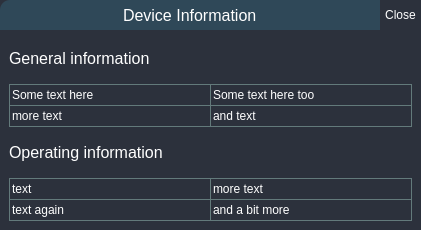
<?xml version="1.0" encoding="UTF-8"?>
<ui version="4.0">
 <class>DeviceInfoDialog</class>
 <widget class="QDialog" name="DeviceInfoDialog">
  <property name="windowModality">
   <enum>Qt::WindowModal</enum>
  </property>
  <property name="geometry">
   <rect>
    <x>0</x>
    <y>0</y>
    <width>421</width>
    <height>230</height>
   </rect>
  </property>
  <property name="sizePolicy">
   <sizepolicy hsizetype="Minimum" vsizetype="Minimum">
    <horstretch>0</horstretch>
    <verstretch>0</verstretch>
   </sizepolicy>
  </property>
  <property name="windowTitle">
   <string>Dialog</string>
  </property>
  <property name="styleSheet">
   <string notr="true">* {
	border: none;
	background-color: transparent;
	background: transparent;
	padding: 0;
	margin: 0;
	color: #fff;
}

#DeviceInfoDialog {
	background-color: #2c313c;
}

#frame_2 {
	border-top-left-radius: 10px;
	background-color: #2F4858;
	border: none;
}

 #frame{
	border-top-right-radius: 10px;
	background-color: #2c313c;
	border: none;
}

#generalInfoFrame, #operatingInfoFrame {
	border-top: 1px solid;
	border-left: 1px solid;
	border-color: #637A7B
}

QLineEdit {
	min-width: 200px;
	min-height: 20 px;
	border-right: 1px solid;
	border-bottom: 1px solid;
	border-color: #637A7B
}

QLabel {
	min-height: 30px;
	font-size: 12pt;
}</string>
  </property>
  <layout class="QVBoxLayout" name="verticalLayout">
   <property name="spacing">
    <number>0</number>
   </property>
   <property name="leftMargin">
    <number>0</number>
   </property>
   <property name="topMargin">
    <number>0</number>
   </property>
   <property name="rightMargin">
    <number>0</number>
   </property>
   <property name="bottomMargin">
    <number>0</number>
   </property>
   <item>
    <widget class="QFrame" name="ToolboxFrame">
     <property name="minimumSize">
      <size>
       <width>0</width>
       <height>30</height>
      </size>
     </property>
     <property name="frameShape">
      <enum>QFrame::StyledPanel</enum>
     </property>
     <property name="frameShadow">
      <enum>QFrame::Raised</enum>
     </property>
     <layout class="QHBoxLayout" name="horizontalLayout">
      <property name="spacing">
       <number>0</number>
      </property>
      <property name="leftMargin">
       <number>0</number>
      </property>
      <property name="topMargin">
       <number>0</number>
      </property>
      <property name="rightMargin">
       <number>0</number>
      </property>
      <property name="bottomMargin">
       <number>0</number>
      </property>
      <item>
       <widget class="QFrame" name="frame_2">
        <property name="sizePolicy">
         <sizepolicy hsizetype="Expanding" vsizetype="Preferred">
          <horstretch>0</horstretch>
          <verstretch>0</verstretch>
         </sizepolicy>
        </property>
        <property name="maximumSize">
         <size>
          <width>16777215</width>
          <height>30</height>
         </size>
        </property>
        <property name="frameShape">
         <enum>QFrame::StyledPanel</enum>
        </property>
        <property name="frameShadow">
         <enum>QFrame::Raised</enum>
        </property>
        <layout class="QHBoxLayout" name="horizontalLayout_3">
         <property name="spacing">
          <number>0</number>
         </property>
         <property name="leftMargin">
          <number>5</number>
         </property>
         <property name="topMargin">
          <number>0</number>
         </property>
         <property name="rightMargin">
          <number>5</number>
         </property>
         <property name="bottomMargin">
          <number>0</number>
         </property>
         <item alignment="Qt::AlignHCenter">
          <widget class="QLabel" name="label_3">
           <property name="sizePolicy">
            <sizepolicy hsizetype="Expanding" vsizetype="Preferred">
             <horstretch>0</horstretch>
             <verstretch>0</verstretch>
            </sizepolicy>
           </property>
           <property name="maximumSize">
            <size>
             <width>16777215</width>
             <height>30</height>
            </size>
           </property>
           <property name="text">
            <string>Device Information</string>
           </property>
          </widget>
         </item>
        </layout>
       </widget>
      </item>
      <item alignment="Qt::AlignRight">
       <widget class="QFrame" name="frame">
        <property name="frameShape">
         <enum>QFrame::StyledPanel</enum>
        </property>
        <property name="frameShadow">
         <enum>QFrame::Raised</enum>
        </property>
        <layout class="QHBoxLayout" name="horizontalLayout_2">
         <property name="spacing">
          <number>0</number>
         </property>
         <property name="leftMargin">
          <number>5</number>
         </property>
         <property name="topMargin">
          <number>0</number>
         </property>
         <property name="rightMargin">
          <number>5</number>
         </property>
         <property name="bottomMargin">
          <number>0</number>
         </property>
         <item alignment="Qt::AlignHCenter">
          <widget class="QPushButton" name="pushButton">
           <property name="maximumSize">
            <size>
             <width>50</width>
             <height>30</height>
            </size>
           </property>
           <property name="text">
            <string>Close</string>
           </property>
          </widget>
         </item>
        </layout>
       </widget>
      </item>
     </layout>
    </widget>
   </item>
   <item alignment="Qt::AlignTop">
    <widget class="QFrame" name="Frame">
     <property name="enabled">
      <bool>true</bool>
     </property>
     <property name="sizePolicy">
      <sizepolicy hsizetype="MinimumExpanding" vsizetype="MinimumExpanding">
       <horstretch>0</horstretch>
       <verstretch>0</verstretch>
      </sizepolicy>
     </property>
     <property name="minimumSize">
      <size>
       <width>0</width>
       <height>200</height>
      </size>
     </property>
     <property name="frameShape">
      <enum>QFrame::StyledPanel</enum>
     </property>
     <property name="frameShadow">
      <enum>QFrame::Raised</enum>
     </property>
     <layout class="QVBoxLayout" name="verticalLayout_2">
      <item>
       <widget class="QLabel" name="label">
        <property name="sizePolicy">
         <sizepolicy hsizetype="Expanding" vsizetype="Minimum">
          <horstretch>0</horstretch>
          <verstretch>0</verstretch>
         </sizepolicy>
        </property>
        <property name="minimumSize">
         <size>
          <width>100</width>
          <height>30</height>
         </size>
        </property>
        <property name="text">
         <string>General information</string>
        </property>
       </widget>
      </item>
      <item alignment="Qt::AlignTop">
       <widget class="QFrame" name="generalInfoFrame">
        <property name="frameShape">
         <enum>QFrame::StyledPanel</enum>
        </property>
        <property name="frameShadow">
         <enum>QFrame::Raised</enum>
        </property>
        <layout class="QFormLayout" name="formLayout">
         <property name="horizontalSpacing">
          <number>0</number>
         </property>
         <property name="verticalSpacing">
          <number>0</number>
         </property>
         <property name="leftMargin">
          <number>0</number>
         </property>
         <property name="topMargin">
          <number>0</number>
         </property>
         <property name="rightMargin">
          <number>0</number>
         </property>
         <property name="bottomMargin">
          <number>0</number>
         </property>
         <item row="0" column="0">
          <widget class="QLineEdit" name="lineEdit">
           <property name="text">
            <string>Some text here</string>
           </property>
          </widget>
         </item>
         <item row="0" column="1">
          <widget class="QLineEdit" name="lineEdit_2">
           <property name="text">
            <string>Some text here too</string>
           </property>
          </widget>
         </item>
         <item row="1" column="0">
          <widget class="QLineEdit" name="lineEdit_3">
           <property name="text">
            <string>more text</string>
           </property>
          </widget>
         </item>
         <item row="1" column="1">
          <widget class="QLineEdit" name="lineEdit_4">
           <property name="text">
            <string>and text</string>
           </property>
          </widget>
         </item>
        </layout>
       </widget>
      </item>
      <item>
       <widget class="QLabel" name="label_2">
        <property name="text">
         <string>Operating information</string>
        </property>
       </widget>
      </item>
      <item alignment="Qt::AlignTop">
       <widget class="QFrame" name="operatingInfoFrame">
        <property name="sizePolicy">
         <sizepolicy hsizetype="MinimumExpanding" vsizetype="MinimumExpanding">
          <horstretch>0</horstretch>
          <verstretch>0</verstretch>
         </sizepolicy>
        </property>
        <property name="frameShape">
         <enum>QFrame::StyledPanel</enum>
        </property>
        <property name="frameShadow">
         <enum>QFrame::Raised</enum>
        </property>
        <layout class="QFormLayout" name="operatingInfoLayout">
         <property name="horizontalSpacing">
          <number>0</number>
         </property>
         <property name="verticalSpacing">
          <number>0</number>
         </property>
         <property name="leftMargin">
          <number>0</number>
         </property>
         <property name="topMargin">
          <number>0</number>
         </property>
         <property name="rightMargin">
          <number>0</number>
         </property>
         <property name="bottomMargin">
          <number>0</number>
         </property>
         <item row="0" column="0">
          <widget class="QLineEdit" name="lineEdit_5">
           <property name="text">
            <string>text</string>
           </property>
          </widget>
         </item>
         <item row="0" column="1">
          <widget class="QLineEdit" name="lineEdit_6">
           <property name="text">
            <string>more text</string>
           </property>
          </widget>
         </item>
         <item row="1" column="0">
          <widget class="QLineEdit" name="lineEdit_7">
           <property name="text">
            <string>text again</string>
           </property>
          </widget>
         </item>
         <item row="1" column="1">
          <widget class="QLineEdit" name="lineEdit_8">
           <property name="text">
            <string>and a bit more</string>
           </property>
          </widget>
         </item>
        </layout>
       </widget>
      </item>
     </layout>
    </widget>
   </item>
   <item>
    <spacer name="verticalSpacer">
     <property name="orientation">
      <enum>Qt::Vertical</enum>
     </property>
     <property name="sizeHint" stdset="0">
      <size>
       <width>0</width>
       <height>0</height>
      </size>
     </property>
    </spacer>
   </item>
  </layout>
 </widget>
 <resources/>
 <connections/>
</ui>
